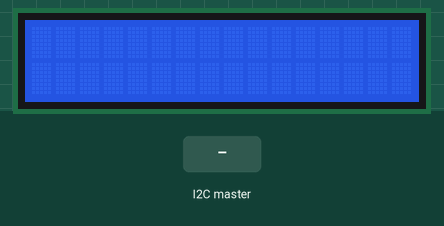
Simulated run of this sketch. Board: Arduino Uno, built with avr-gcc and run on an emulated ATmega328P. Parts: 16×2 character LCD. The inputs (shaded band) are chosen by the test bench.

Above: at 1.2 s.
1.3 s: the I2C master sends the byte 1
At 1.6 s:
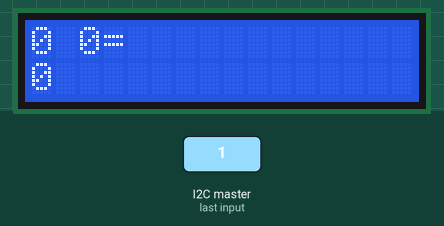
2.8 s: the I2C master sends the byte 0
4.3 s: the I2C master sends the byte 2
5.8 s: the I2C master sends the byte 90
At 6.2 s:
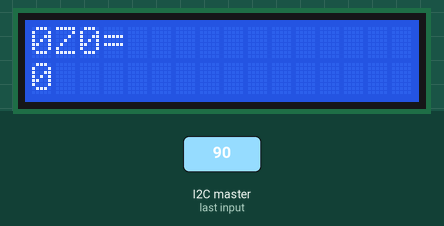
7.3 s: the I2C master sends the byte 200
At 8.6 s:
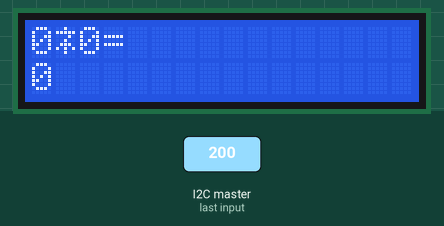
Timing chart, 0 to 9.8 s (numbered marks = the images above; inputs shaded):
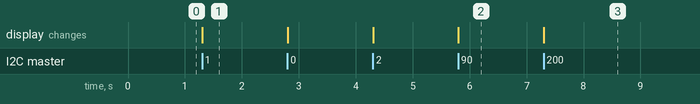

Measured:
- after the input at 1.3 s, the display: changes at once (image 1)
- after the input at 5.8 s, the display: changes at once (image 2)
- after the input at 7.3 s, the display: changes at once (image 3)

The sketch:

i2cs.ino
```cpp
#include <Wire.h>
#include <LiquidCrystal.h>

int a[11]; // store data get from the master
int cnt = 0; // position cursor of a[10]
// initialize the library with the numbers of the interface pins
LiquidCrystal lcd(2, 3, 4, 5, 6, 7, 8);
void setup()
{
  Wire.begin(4);         // join i2c bus with address #4
  Wire.onReceive(receiveEvent); // register event
  Serial.begin(9600);       // start serial for output
  // set up the LCD's number of columns and rows:
  lcd.begin(16, 2);
}
void loop()
{
  delay(100);
}
// function that executes whenever data is received from master
// this function is registered as an event, see setup()
void receiveEvent(int howMany)
{
  // clear screen
  lcd.clear();
  while(1 <Wire.available())  // loop through all but the last
  {
    int c =Wire.read();    // receive byte as a character
    a[cnt++] = c;          // store data
  }
  char op = Wire.read();      // receive byte as an integer

  if(a[6] == 1)
  {
    //a[0]=a[0]-256;      // a[0], operand 1 is negative
    int x=-1*(a[0]+a[1]*255);
    lcd.print(x);
  }
  else
  {
    int x=a[0]+a[1]*255;
    lcd.print(x);
  }
  lcd.print(op);  //print operator
  if(a[7] == 1)
  {
    int y=-1*(a[2]+a[3]*255);
    lcd.print(y);
  }
  else
  {
    int y=a[2]+a[3]*255;
    lcd.print(y);
  }
  lcd.print('=');
  lcd.setCursor(0, 1);
  if(a[8] == 1)
  {
    int z=-1*(a[4]+a[5]*255);
    lcd.print(z);
  }
  else
  {
    int z=a[4]+a[5]*255;
    lcd.print(z);
  }
  // print result on lcd
  // reset data array and count
  for (int i = 0; i<11; i++){
    a[i]=0;
  }
  cnt = 0;
}
```
